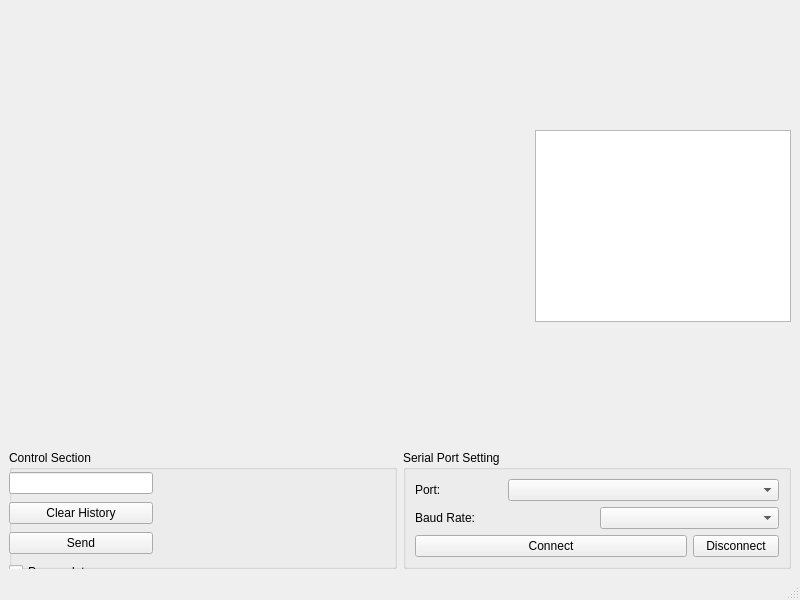
<?xml version="1.0" encoding="UTF-8"?>
<ui version="4.0">
 <class>MainWindow</class>
 <widget class="QMainWindow" name="MainWindow">
  <property name="geometry">
   <rect>
    <x>0</x>
    <y>0</y>
    <width>800</width>
    <height>600</height>
   </rect>
  </property>
  <property name="windowTitle">
   <string>MainWindow</string>
  </property>
  <widget class="QWidget" name="centralwidget">
   <layout class="QGridLayout" name="gridLayout_2">
    <item row="0" column="0" colspan="2">
     <layout class="QHBoxLayout" name="horizontalLayout">
      <item>
       <widget class="QCustomPlot" name="customPlot" native="true">
        <property name="sizePolicy">
         <sizepolicy hsizetype="MinimumExpanding" vsizetype="MinimumExpanding">
          <horstretch>0</horstretch>
          <verstretch>0</verstretch>
         </sizepolicy>
        </property>
       </widget>
      </item>
      <item>
       <widget class="QTextEdit" name="receivedDataTextEdit">
        <property name="sizePolicy">
         <sizepolicy hsizetype="Fixed" vsizetype="Fixed">
          <horstretch>0</horstretch>
          <verstretch>0</verstretch>
         </sizepolicy>
        </property>
       </widget>
      </item>
     </layout>
    </item>
    <item row="1" column="0">
     <widget class="QGroupBox" name="groupBox">
      <property name="title">
       <string>Control Section</string>
      </property>
      <widget class="QWidget" name="">
       <property name="geometry">
        <rect>
         <x>0</x>
         <y>20</y>
         <width>144</width>
         <height>118</height>
        </rect>
       </property>
       <layout class="QVBoxLayout" name="verticalLayout">
        <item>
         <widget class="QLineEdit" name="sendMessageLineEdit"/>
        </item>
        <item>
         <widget class="QPushButton" name="clearHistoryButton">
          <property name="text">
           <string>Clear History</string>
          </property>
         </widget>
        </item>
        <item>
         <widget class="QPushButton" name="sendButton">
          <property name="text">
           <string>Send</string>
          </property>
         </widget>
        </item>
        <item>
         <widget class="QCheckBox" name="pausePlotCheckBox">
          <property name="text">
           <string>Pause plot</string>
          </property>
         </widget>
        </item>
       </layout>
      </widget>
     </widget>
    </item>
    <item row="1" column="1">
     <widget class="QGroupBox" name="groupBox_2">
      <property name="title">
       <string>Serial Port Setting</string>
      </property>
      <layout class="QGridLayout" name="gridLayout">
       <item row="0" column="0">
        <widget class="QLabel" name="Port">
         <property name="text">
          <string>Port:</string>
         </property>
        </widget>
       </item>
       <item row="0" column="1" colspan="3">
        <widget class="QComboBox" name="serialPortComboBox"/>
       </item>
       <item row="1" column="0" colspan="2">
        <widget class="QLabel" name="Rate">
         <property name="text">
          <string>Baud Rate:</string>
         </property>
        </widget>
       </item>
       <item row="1" column="2" colspan="2">
        <widget class="QComboBox" name="baudRateComboBox"/>
       </item>
       <item row="2" column="0" colspan="3">
        <widget class="QPushButton" name="connectButton">
         <property name="text">
          <string>Connect</string>
         </property>
        </widget>
       </item>
       <item row="2" column="3">
        <widget class="QPushButton" name="disconnectButton">
         <property name="text">
          <string>Disconnect</string>
         </property>
        </widget>
       </item>
      </layout>
     </widget>
    </item>
   </layout>
  </widget>
  <widget class="QMenuBar" name="menubar">
   <property name="geometry">
    <rect>
     <x>0</x>
     <y>0</y>
     <width>800</width>
     <height>22</height>
    </rect>
   </property>
  </widget>
  <widget class="QStatusBar" name="statusbar"/>
 </widget>
 <customwidgets>
  <customwidget>
   <class>QCustomPlot</class>
   <extends>QWidget</extends>
   <header>qcustomplot.h</header>
   <container>1</container>
  </customwidget>
 </customwidgets>
 <resources/>
 <connections/>
</ui>
